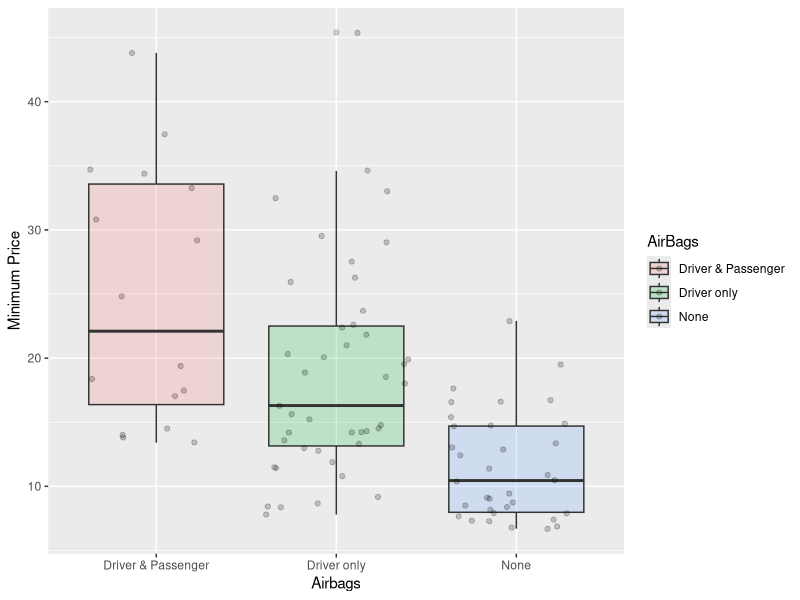
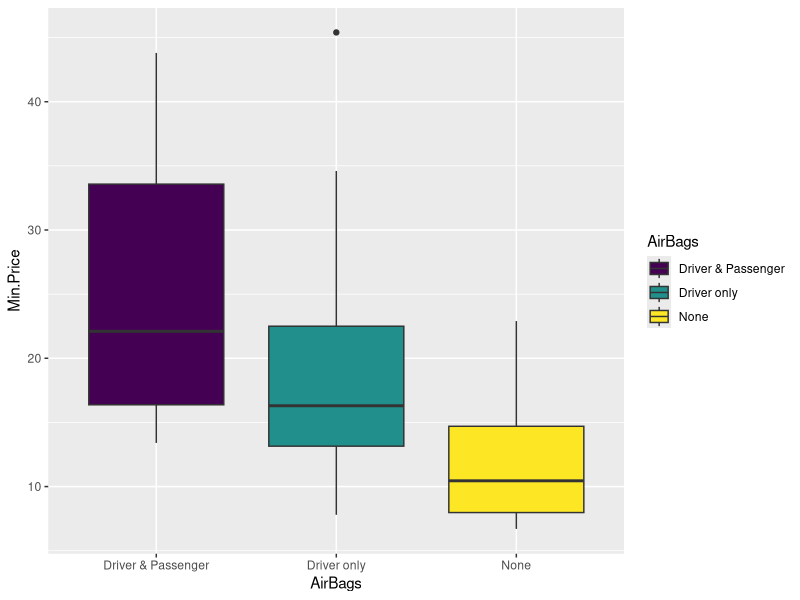

Write R code to recreate these figures, in order.
library(ggplot2)
library(MASS) #car93
#상자그림과 실제 자료의 데이터 값까지 확인 가능
#qplot이라는 함수에서 그룹변수와 y변수를 순서대로 지정
#geom =c(boxplot, jitter) 옵션을 통해서 상자그림 생성
#jitter는 실제 데이터를 상자위에 뿌려줌
#fill=airbags 옵션은 airbags 그룹별로 상자그림의 색을 자동으로 다르게 지정
#alpha = i(.2)는 상자의 투명도

head(Cars93)

#qplot으로 상자그림 그리기
qplot(AirBags, Min.Price, data=Cars93, 
      geom = c("boxplot","jitter"),
      fill=AirBags,
      ylab="Minimum Price", xlab="Airbags", alpha=I(.2))


#ggplot를 활용하여 상자그림 그리기
#ggplot(data) + geom_boxplot()
#aes() : 매핑할 변수 넣음. 
#예: aes(변수1, 변수2)라고 하면 x축을 변수1, y축을 변수 2
#aes(color = 변수3)이면 변수 3값의 기반으로 색상 설정
#scale_fill_viridis_d() : 색상 척도 함수
#부가적인 옵션을 +을 통해 추가할 수 있다
p <- ggplot(Cars93, aes(x = AirBags, y=Min.Price)) + 
  geom_boxplot(aes(fill=AirBags))+ scale_fill_viridis_d()
p






